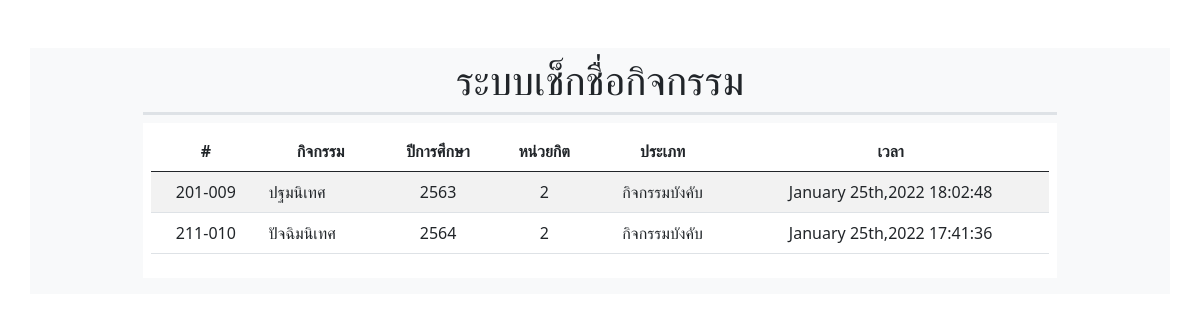
The app's page /sys/index.php (signed in) with its own data.
### tables this page shows
CREATE TABLE `tb_useronevent` (
  `UID` int(3) UNSIGNED ZEROFILL NOT NULL,
  `EID` int(3) UNSIGNED ZEROFILL NOT NULL,
  `timestamp` timestamp NOT NULL DEFAULT current_timestamp()
);

CREATE TABLE `tb_event` (
  `EID` int(3) UNSIGNED ZEROFILL NOT NULL,
  `eventTitle` varchar(50) NOT NULL,
  `eventOfYear` varchar(4) NOT NULL,
  `eventCredit` int(1) UNSIGNED NOT NULL DEFAULT 3,
  `eventType` enum('กิจกรรมบังคับ','กิจกรรมบังคับเลือก','กิจกรรมเลือก') NOT NULL DEFAULT 'กิจกรรมเลือก',
  `start` datetime NOT NULL DEFAULT current_timestamp(),
  `end` datetime NOT NULL DEFAULT current_timestamp()
);

### sys/sys_student.php (the view, shortened to what this page needs)
<!DOCTYPE html>
<html lang="en">
<head>
    <link rel="stylesheet" href="https://cdnjs.cloudflare.com/ajax/libs/twitter-bootstrap/5.0.0-beta1/css/bootstrap.min.css" />
    <link rel="stylesheet" href="https://cdnjs.cloudflare.com/ajax/libs/font-awesome/5.15.2/css/all.min.css" />
</head>
<body>
    <div class="container bg-light mt-5">
        <div class="col-10 mx-auto p-2 rounded">
            <h1 class="w-100 text-center pb-2 border-bottom border-3">ระบบเช็กชื่อกิจกรรม</h1>
            <div class="bg-white p-2 mb-2">
                <table class="table table-striped text-center">
                    <thead>
                        <tr>
                            <th>#</th>
                            <th>กิจกรรม</th>
                            <th>ปีการศึกษา</th>
                            <th>หน่วยกิต</th>
                            <th>ประเภท</th>
                            <th>เวลา</th>
                        </tr>
                    </thead>
                    <tbody class="align-middle">
                        <?php
                        include("../school/conn/object_connect.php");
                        $dateFormat = "F dS,Y H:i:s";
                        $recordCount = 25;
                        $page = isset($_GET['page']) ? ($_GET['page'] - 1) : 0;
                        $startRecord = $page * $recordCount;
                        $sql = "SELECT * FROM tb_useronevent u
                                INNER JOIN tb_event e
                                ON u.EID=e.EID WHERE u.UID=?
                                ORDER BY e.eventType,
                                    u.timestamp DESC
                                LIMIT ?,?";
                        $stmt = $mysqli->prepare($sql);
                        $stmt->bind_param("iii", $_SESSION['UID'], $startRecord, $recordCount);
                        $stmt->execute();
                        $events = $stmt->get_result()->fetch_all(MYSQLI_ASSOC);
                        $eventTypes = ["กิจกรรมบังคับ", "กิจกรรมบังคับเลือก", "กิจกรรมเลือก"];
                        foreach ($events as $event) :
                            $eventCode = substr($event['eventOfYear'] - 543, 2) . (array_search($event['eventType'], $eventTypes) + 1) . "-" . str_pad($event['EID'], 3, "0", false);
                        ?>
                            <tr>
                                <td><?= $eventCode ?></td>
                                <td class="text-start"><?= $event['eventTitle'] ?></td>
                                <td><?= $event['eventOfYear'] ?></td>
                                <td><?= $event['eventCredit'] ?></td>
                                <td><?= $event['eventType'] ?></td>
                                <td><?= date_format(date_create($event['timestamp']), $dateFormat) ?></td>
                            </tr>
                        <?php
                        endforeach;
                        ?>
                    </tbody>
                </table>
            </div>
        </div>
    </div>
</body>
</html>

### records on screen
tb_useronevent: EID.EID "201-009", EID.eventTitle "ปฐมนิเทศ", EID.eventOfYear "2563", EID.eventCredit "2", EID.eventType "กิจกรรมบังคับ", timestamp "January 25th,2022 18:02:48"
tb_useronevent: EID.EID "211-010", EID.eventTitle "ปัจฉิมนิเทศ", EID.eventOfYear "2564", EID.eventCredit "2", EID.eventType "กิจกรรมบังคับ", timestamp "January 25th,2022 17:41:36"
